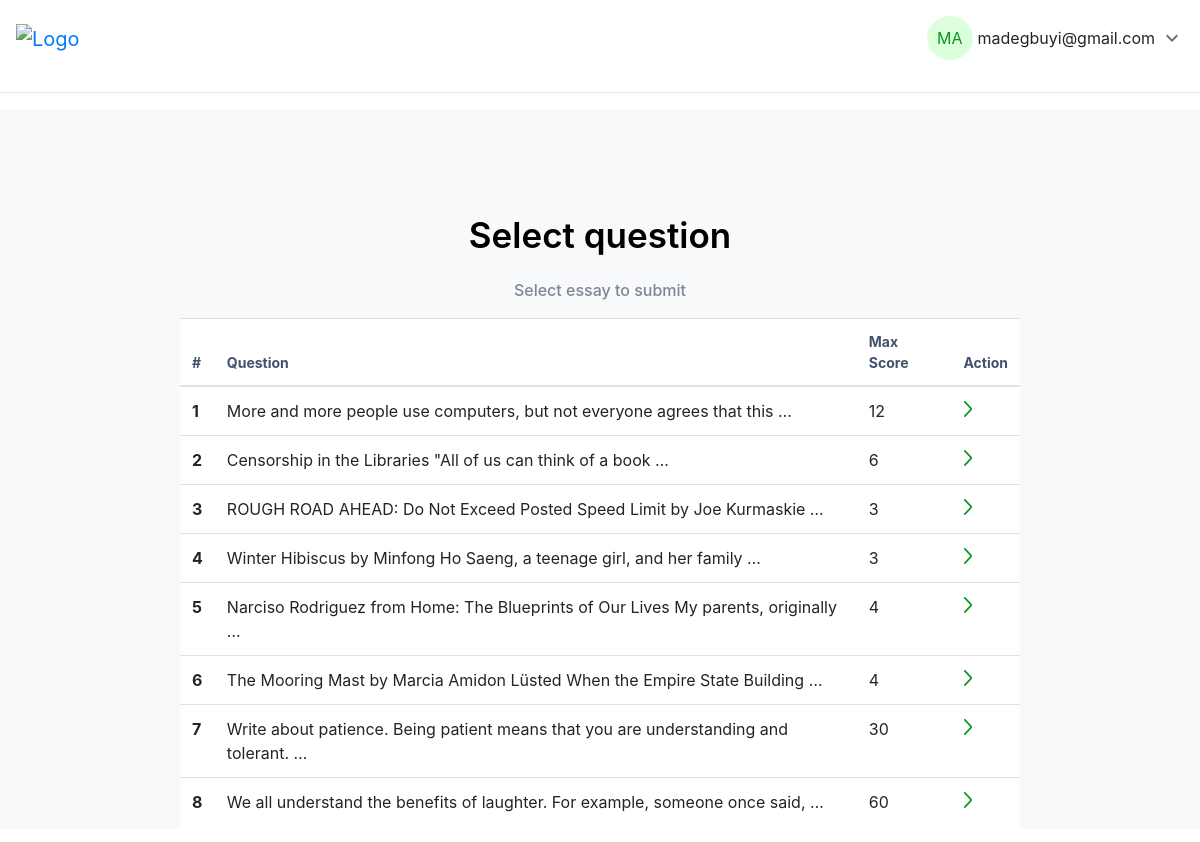
The page / on the database its author committed.
### grader/models.py (models this page shows, shortened)
class Question(models.Model):
    question_title = models.TextField(max_length=100000)
    set = models.IntegerField(unique=True)
    min_score = models.IntegerField()
    max_score = models.IntegerField()

### grader/views.py (the view)
# urls.py: path('', views.index, name='index'),
def index(request):
    questions_list = Question.objects.order_by("set")
    context = {
        "questions_list": questions_list,
    }
    return render(request, "grader/index.html", context)

### grader/templates/grader/index.html (shortened to what this page needs)
{% extends 'base.html' %}
    {% block content %}
    <div class="center-text">
        <p class="main-text">Select question</p>
        <p class="subtitle">Select essay to submit</p>
    </div>
    <div class="main-content">
        {% if questions_list %}
        <table class="table">
            <thead>
                <tr class="bg-gray p-3">
                    <th class="heading_text" scope="col">#</th>
                    <th style="color: #42526D;" class="heading_text" scope="col">Question</th>
                    <th class="heading_text" scope="col">Max Score</th>
                    <th class="heading_text" scope="col">Action</th>
                </tr>
            </thead>
            {% for question in questions_list %}
            <tr style="padding: 1rem;" class="clickable-row" data-href='/{{ question.set }}'>
                <th scope="row">{{ question.set }}</th>
                <td>{{ question.question_title|truncatewords:12 }}</td>
                <td>{{ question.max_score }}</td>
                <td>
                </td>
            </tr>
            {% endfor %}
        </table>
    </div>
    {% else %}
    <p>No polls are available.</p>
</div>
{% endif %}
{% endblock %}

### grader/templates/grader/index.html (style rules this page uses)
table { border-radius: 20px; padding: 1rem; }
.main-text { margin-top: 100px; color: black; font-weight: 600; font-size: 35px; }
.heading_text { color: #42526D; font-size: 14px; }
.subtitle { color: #7E8696; font-weight: 500; font-size: 1rem; }
.center-text { display: flex; flex-direction: column; justify-content: center; align-items: center; width: 100%; }
table { background-color: white; }
.main-content { display: flex; flex-direction: column; margin: auto; width: 70%; background-color: white; }

### templates/base.html (style rules this page uses)
.main-content { display: flex; flex-direction: column; margin: auto; width: 70%; background-color: white; max-width: 900px; }

### rows shown on the page
Question: set "1", question_title "More and more people use computers, but not everyone agrees that this …", max_score "12"
Question: set "2", question_title "Censorship in the Libraries \"All of us can think of a book …", max_score "6"
Question: set "3", question_title "ROUGH ROAD AHEAD: Do Not Exceed Posted Speed Limit by Joe Kurmaskie …", max_score "3"
Question: set "4", question_title "Winter Hibiscus by Minfong Ho Saeng, a teenage girl, and her family …", max_score "3"
Question: set "5", question_title "Narciso Rodriguez from Home: The Blueprints of Our Lives My parents, originally …", max_score "4"
Question: set "6", question_title "The Mooring Mast by Marcia Amidon Lüsted When the Empire State Building …", max_score "4"
Question: set "7", question_title "Write about patience. Being patient means that you are understanding and tolerant. …", max_score "30"
Question: set "8", question_title "We all understand the benefits of laughter. For example, someone once said, …", max_score "60"
